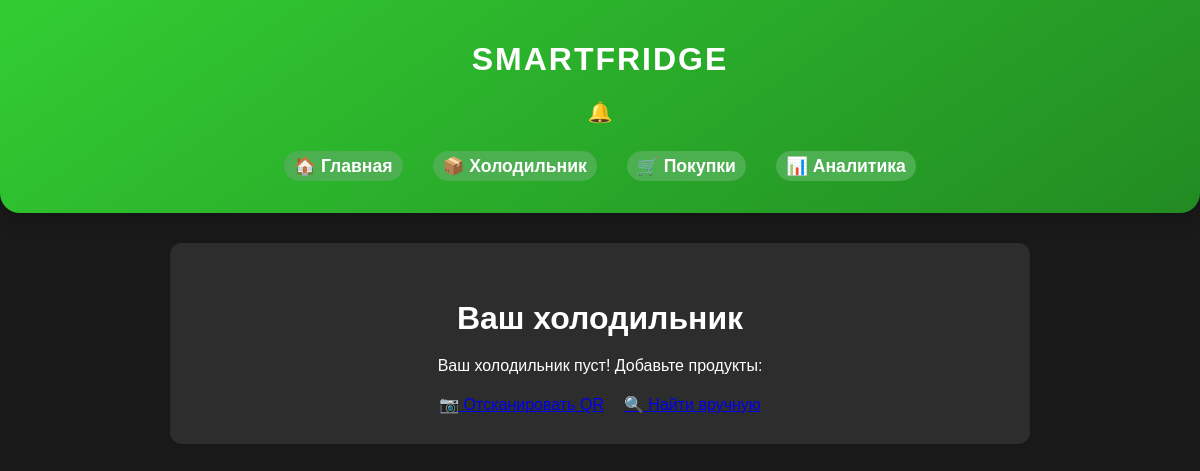
The page /fridge (signed in) on the database as committed earlier.
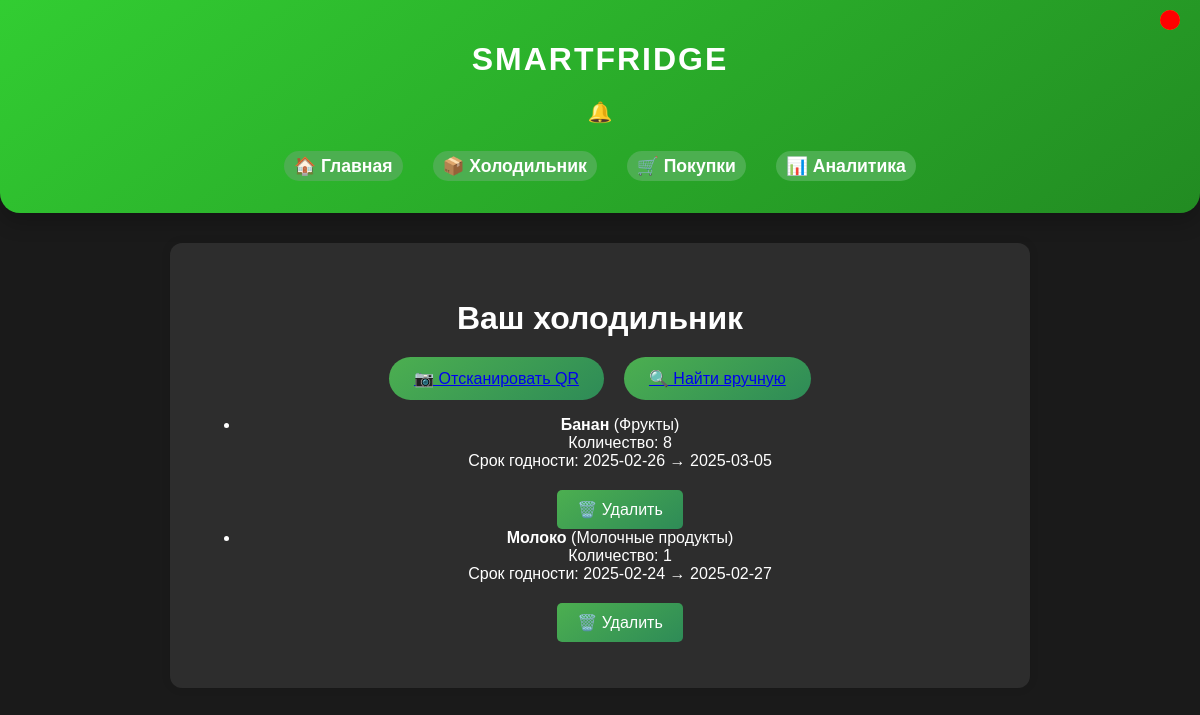
The same page on the database as committed later.
### app/models.py (models this page shows, shortened)
class Fridge(db.Model):
    id = db.Column(db.Integer, primary_key=True)
    user_id = db.Column(db.Integer, db.ForeignKey('user.id'), nullable=False)
    product_id = db.Column(db.Integer, db.ForeignKey('product.id'), nullable=False)
    count = db.Column(db.Integer, default=1)
    create_from = db.Column(db.Date, nullable=False)
    create_until = db.Column(db.Date, nullable=False)
    user = db.relationship('User', backref=db.backref('fridge', lazy=True))
    product = db.relationship('Product', backref=db.backref('fridge', lazy=True))

class Product(db.Model):
    id: Mapped[int] = mapped_column(sa.Integer, primary_key=True, autoincrement=True)
    name: Mapped[str] = mapped_column(sa.String(100), nullable=False)
    product_type: Mapped[str] = mapped_column(sa.String(50), nullable=False)
    quantity: Mapped[float] = mapped_column(sa.Float, nullable=False)
    unit: Mapped[str] = mapped_column(sa.String(20), nullable=False)  # кг, шт, л и т. д.
    nutrition_info: Mapped[str] = mapped_column(sa.Text, nullable=True)
    allergens: Mapped[bool] = mapped_column(sa.Boolean, default=False)

### app/fridge.py (the view)
@app.route('/fridge')
@login_required
def fridge():
    fridge_items = db.session.query(Fridge, Product).join(Product).filter(Fridge.user_id == current_user.id).all()
    current_date = date.today()
    two_days_before_expiry = current_date + timedelta(days=2)
    return render_template(
        'fridge.html',
        fridge_items=fridge_items,
        current_date=current_date,
        two_days_before_expiry=two_days_before_expiry
    )

### app/models.py (called while the page is built)
@login.user_loader
def load_user(id):
  return db.session.get(User, int(id))

### app/templates/fridge.html (shortened to what this page needs)
{% extends "base.html" %}
{% block content %}
    <h2>Ваш холодильник</h2>
    {% if fridge_items %}
        <div class="actions">
            <button><a href="{{ url_for('scan_qr') }}" class="button">📷 Отсканировать QR</a></button>
            <button><a href="{{ url_for('find_product') }}" class="button">🔍 Найти вручную</a></button>
        </div>
        <ul class="fridge-list">
            {% for fridge, product in fridge_items %}
                <li data-product-id="{{ fridge.product_id }}">
                    <div class="status-indicator
                        {% if fridge.create_until < current_date %} expired
                        {% elif fridge.create_until <= two_days_before_expiry %} warning
                        {% else %} normal {% endif %}">
                    </div>
                    <div class="product-info">
                        <strong>{{ product.name }}</strong> ({{ product.product_type }})<br>
                        Количество: {{ fridge.count }}<br>
                        Срок годности: {{ fridge.create_from }} → {{ fridge.create_until }}
                    </div>
                    <button class="delete-btn">🗑️ Удалить</button>
                </li>
            {% endfor %}
        </ul>
    {% else %}
        <p>Ваш холодильник пуст! Добавьте продукты:</p>
        <div class="actions">
            <a href="{{ url_for('scan_qr') }}" class="btn">📷 Отсканировать QR</a>
            <a href="{{ url_for('find_product') }}" class="btn">🔍 Найти вручную</a>
        </div>
    {% endif %}
{% endblock %}

### app/templates/base.html (shortened to what this page needs)
<!DOCTYPE html>
<html lang="ru">
<head>
    <link rel="stylesheet" href="{{ url_for('static', filename='css/styles.css') }}">
</head>
<body>
    <header>
        <h1>SmartFridge</h1>
        <nav>
            <div class="notification-container">
                <button id="notification-bell">
                    🔔 <span id="notification-count" class="badge">0</span>
                </button>
            </div>
            <ul>
                <li><a href="{{ url_for('index') }}">🏠 Главная</a></li>
                <li><a href="{{ url_for('fridge') }}">📦 Холодильник</a></li>
                <li><a href="{{ url_for('shopping_list') }}">🛒 Покупки</a></li>
                <li><a href="{{ url_for('analytics') }}">📊 Аналитика</a></li>
            </ul>
        </nav>
    </header>
    <main>
        {% block content %}{% endblock %}
    </main>
</body>
</html>

### app/static/css/styles.css (style rules this page uses)
:root { --primary-color: #4CAF50; --accent-color: #FFD700; --background-color: #1a1a1a; --highlight-color: #32CD32; --border-radius: 12px; --shadow-color: rgba(0, 0, 0, 0.1); --transition-time: 0.3s; --modal-background: rgba(0, 0, 0, 0.7); --button-color: #4CAF50; --button-hover-color: #45a049; }
body { font-family: 'Arial', sans-serif; background-color: var(--background-color); color: white; margin: 0; padding: 0; text-align: center; }
header { background: linear-gradient(145deg, #32CD32, #228B22); color: white; padding: 20px; text-align: center; border-radius: 0 0 20px 20px; box-shadow: 0 10px 20px rgba(0, 0, 0, 0.2); }
header h1 { font-size: 2rem; font-weight: bold; text-transform: uppercase; margin-bottom: 10px; letter-spacing: 2px; }
nav ul { list-style: none; padding: 0; display: flex; justify-content: center; align-items: center; margin-top: 20px; }
nav ul li { margin: 0 15px; }
nav ul li a { text-decoration: none; color: white; font-size: 1.1rem; font-weight: 600; position: relative; padding: 5px 10px; border-radius: 30px; transition: color 0.3s ease, transform 0.3s ease, background-color 0.3s ease; background: #4CAF50; }
main { margin: 30px auto; padding: 30px; max-width: 800px; background: #2d2d2d; border-radius: var(--border-radius); box-shadow: 0 0 10px var(--shadow-color); animation: fadeIn 0.5s ease-in-out; }
h2 { color: white; font-size: 2rem; margin-bottom: 20px; }
button { padding: 12px 25px; background: linear-gradient(145deg, #4CAF50, #2E8B57); border: none; border-radius: 30px; color: white; font-size: 16px; cursor: pointer; transition: transform 0.3s ease, background 0.3s ease; }
.actions { display: flex; justify-content: center; gap: 20px; margin-top: 20px; }
.status-indicator { width: 20px; height: 20px; border-radius: 50%; margin-right: 10px; }
.status-indicator.expired { background-color: #FF0000; }
.product-info { flex-grow: 1; }
.notification-container { position: relative; display: inline-block; }
#notification-bell { background: none; border: none; font-size: 20px; cursor: pointer; position: relative; }
.status-indicator { width: 15px; height: 15px; border-radius: 50%; margin-bottom: 10px; }
.delete-btn { margin-top: 15px; padding: 10px 20px; border: none; background-color: #FF6347; color: #fff; border-radius: 5px; cursor: pointer; transition: background-color 0.3s ease; }
.status-indicator { width: 20px; height: 20px; border-radius: 50%; position: absolute; top: 10px; right: 10px; }
.status-indicator.expired { background-color: red; }
.delete-btn { display: block; margin: 20px auto 0; padding: 10px 20px; background-color: #ff4d4d; color: white; border: none; border-radius: 5px; cursor: pointer; transition: background-color 0.3s ease; }

Rows that differ between the two databases and show on the page:
added Fridge: name "Банан", product_type "Фрукты", count "8", create_from "2025-02-26", create_until "2025-03-05"
added Fridge: name "Молоко", product_type "Молочные продукты", count "1", create_from "2025-02-24", create_until "2025-02-27"
Other text that changed with them:
text no longer shown: "Ваш холодильник пуст! Добавьте продукты:"
